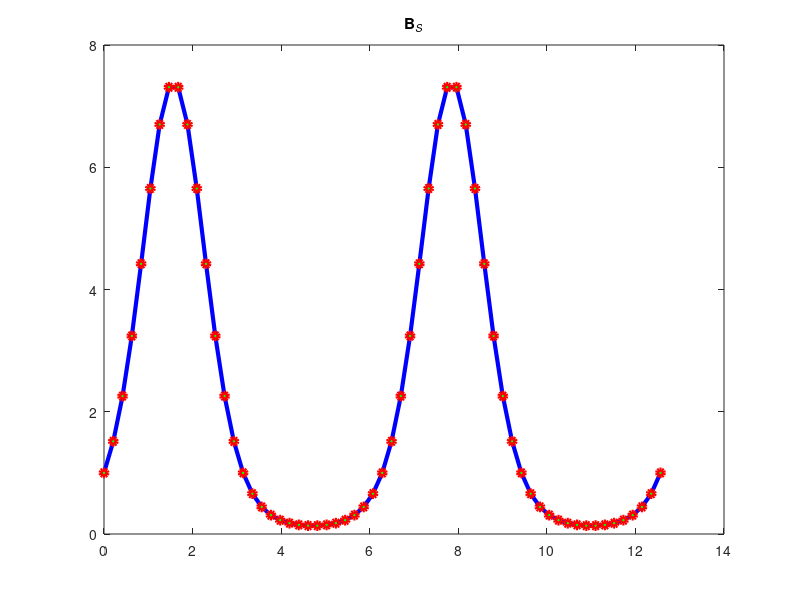

Source code (MATLAB):
clc
close all
x=0:pi/15:4*pi;
y=exp(2*sin(x))
plot(x,y,'bo-','LineWidth',3,'MarkerSize',5 ,'MarkerEdgeColor','r','MarkerFaceColor','g')
%title('\fontsize{15} \theta varies from 0\circ to 90\circ')
%title('\tau_{ind} versus \omega_{\itm}')
title('\bf{B}_{\itS}')